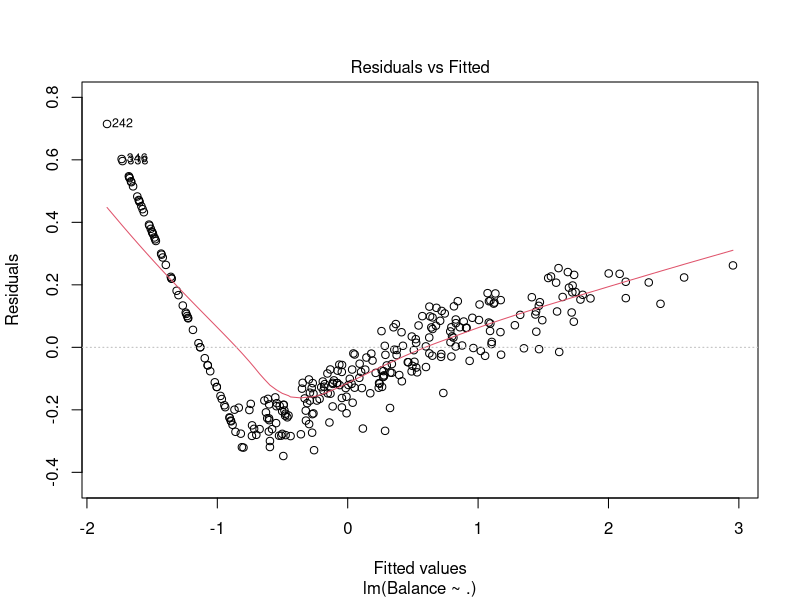
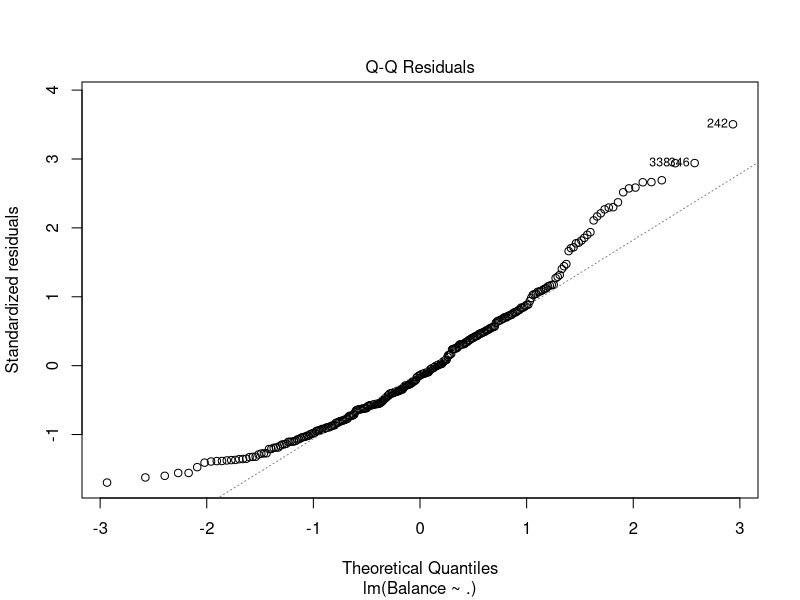
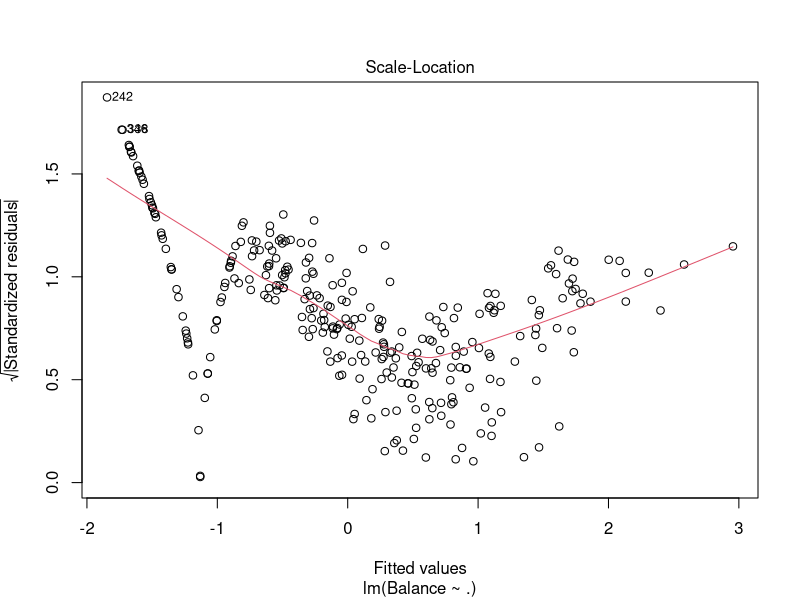

These figures' R source, in order:
# Regression Models

# Read Data
training_set <- read.csv("../../data/training-set.csv", sep = ",", row.names = 1)
testing_set <- read.csv("../../data/testing_set.csv", sep = ",", row.names = 1)


# OLS
ols_reg <- lm(Balance ~ . , data = training_set)
ols_reg_sum <- summary(ols_reg)

# Save result
save(ols_reg, file = "../../data/OLS-regression.RData")

# Plots
png(file = "../../images/OLS-images/residual-plot.png")
plot(ols_reg, which = 1)
dev.off()

png(file = "../../images/OLS-images/normal-qq-plot.png")
plot(ols_reg, which = 2)
dev.off()

png(file = "../../images/OLS-images/scale-location-plot.png")
plot(ols_reg, which = 3)
dev.off()